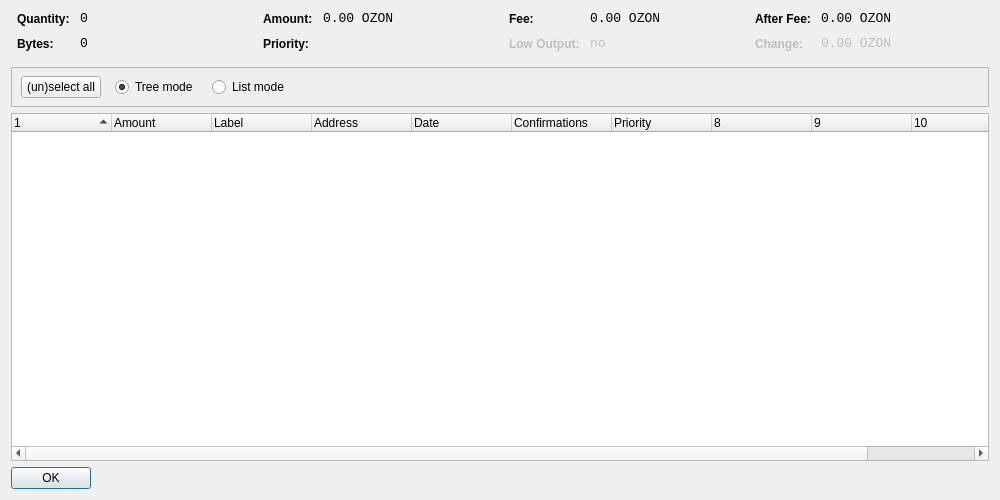
<?xml version="1.0" encoding="UTF-8"?>
<ui version="4.0">
 <class>CoinControlDialog</class>
 <widget class="QDialog" name="CoinControlDialog">
  <property name="geometry">
   <rect>
    <x>0</x>
    <y>0</y>
    <width>1000</width>
    <height>500</height>
   </rect>
  </property>
  <property name="windowTitle">
   <string>Coin Control</string>
  </property>
  <layout class="QVBoxLayout" name="verticalLayout">
   <item>
    <layout class="QHBoxLayout" name="horizontalLayoutTop" stretch="0,0,0,0">
     <property name="topMargin">
      <number>0</number>
     </property>
     <property name="bottomMargin">
      <number>10</number>
     </property>
     <item>
      <layout class="QFormLayout" name="formLayoutCoinControl1">
       <property name="horizontalSpacing">
        <number>10</number>
       </property>
       <property name="verticalSpacing">
        <number>10</number>
       </property>
       <property name="leftMargin">
        <number>6</number>
       </property>
       <property name="rightMargin">
        <number>6</number>
       </property>
       <item row="0" column="0">
        <widget class="QLabel" name="labelCoinControlQuantityText">
         <property name="styleSheet">
          <string notr="true">font-weight:bold;</string>
         </property>
         <property name="text">
          <string>Quantity:</string>
         </property>
        </widget>
       </item>
       <item row="0" column="1">
        <widget class="QLabel" name="labelCoinControlQuantity">
         <property name="font">
          <font>
           <family>Monospace</family>
           <pointsize>10</pointsize>
          </font>
         </property>
         <property name="cursor">
          <cursorShape>IBeamCursor</cursorShape>
         </property>
         <property name="contextMenuPolicy">
          <enum>Qt::ActionsContextMenu</enum>
         </property>
         <property name="text">
          <string notr="true">0</string>
         </property>
         <property name="textInteractionFlags">
          <set>Qt::LinksAccessibleByMouse|Qt::TextSelectableByKeyboard|Qt::TextSelectableByMouse</set>
         </property>
        </widget>
       </item>
       <item row="1" column="0">
        <widget class="QLabel" name="labelCoinControlBytesText">
         <property name="styleSheet">
          <string notr="true">font-weight:bold;</string>
         </property>
         <property name="text">
          <string>Bytes:</string>
         </property>
        </widget>
       </item>
       <item row="1" column="1">
        <widget class="QLabel" name="labelCoinControlBytes">
         <property name="font">
          <font>
           <family>Monospace</family>
           <pointsize>10</pointsize>
          </font>
         </property>
         <property name="cursor">
          <cursorShape>IBeamCursor</cursorShape>
         </property>
         <property name="contextMenuPolicy">
          <enum>Qt::ActionsContextMenu</enum>
         </property>
         <property name="text">
          <string notr="true">0</string>
         </property>
         <property name="textInteractionFlags">
          <set>Qt::LinksAccessibleByMouse|Qt::TextSelectableByKeyboard|Qt::TextSelectableByMouse</set>
         </property>
        </widget>
       </item>
      </layout>
     </item>
     <item>
      <layout class="QFormLayout" name="formLayoutCoinControl2">
       <property name="horizontalSpacing">
        <number>10</number>
       </property>
       <property name="verticalSpacing">
        <number>10</number>
       </property>
       <property name="leftMargin">
        <number>6</number>
       </property>
       <property name="rightMargin">
        <number>6</number>
       </property>
       <item row="0" column="0">
        <widget class="QLabel" name="labelCoinControlAmountText">
         <property name="styleSheet">
          <string notr="true">font-weight:bold;</string>
         </property>
         <property name="text">
          <string>Amount:</string>
         </property>
        </widget>
       </item>
       <item row="0" column="1">
        <widget class="QLabel" name="labelCoinControlAmount">
         <property name="font">
          <font>
           <family>Monospace</family>
           <pointsize>10</pointsize>
          </font>
         </property>
         <property name="cursor">
          <cursorShape>IBeamCursor</cursorShape>
         </property>
         <property name="contextMenuPolicy">
          <enum>Qt::ActionsContextMenu</enum>
         </property>
         <property name="text">
          <string notr="true">0.00 OZON</string>
         </property>
         <property name="textInteractionFlags">
          <set>Qt::LinksAccessibleByMouse|Qt::TextSelectableByKeyboard|Qt::TextSelectableByMouse</set>
         </property>
        </widget>
       </item>
       <item row="1" column="0">
        <widget class="QLabel" name="labelCoinControlPriorityText">
         <property name="styleSheet">
          <string notr="true">font-weight:bold;</string>
         </property>
         <property name="text">
          <string>Priority:</string>
         </property>
        </widget>
       </item>
       <item row="1" column="1">
        <widget class="QLabel" name="labelCoinControlPriority">
         <property name="font">
          <font>
           <family>Monospace</family>
           <pointsize>10</pointsize>
          </font>
         </property>
         <property name="cursor">
          <cursorShape>IBeamCursor</cursorShape>
         </property>
         <property name="contextMenuPolicy">
          <enum>Qt::ActionsContextMenu</enum>
         </property>
         <property name="text">
          <string/>
         </property>
         <property name="textInteractionFlags">
          <set>Qt::LinksAccessibleByMouse|Qt::TextSelectableByKeyboard|Qt::TextSelectableByMouse</set>
         </property>
        </widget>
       </item>
      </layout>
     </item>
     <item>
      <layout class="QFormLayout" name="formLayoutCoinControl3">
       <property name="horizontalSpacing">
        <number>10</number>
       </property>
       <property name="verticalSpacing">
        <number>10</number>
       </property>
       <property name="leftMargin">
        <number>6</number>
       </property>
       <property name="rightMargin">
        <number>6</number>
       </property>
       <item row="0" column="0">
        <widget class="QLabel" name="labelCoinControlFeeText">
         <property name="styleSheet">
          <string notr="true">font-weight:bold;</string>
         </property>
         <property name="text">
          <string>Fee:</string>
         </property>
        </widget>
       </item>
       <item row="0" column="1">
        <widget class="QLabel" name="labelCoinControlFee">
         <property name="font">
          <font>
           <family>Monospace</family>
           <pointsize>10</pointsize>
          </font>
         </property>
         <property name="cursor">
          <cursorShape>IBeamCursor</cursorShape>
         </property>
         <property name="contextMenuPolicy">
          <enum>Qt::ActionsContextMenu</enum>
         </property>
         <property name="text">
          <string notr="true">0.00 OZON</string>
         </property>
         <property name="textInteractionFlags">
          <set>Qt::LinksAccessibleByMouse|Qt::TextSelectableByKeyboard|Qt::TextSelectableByMouse</set>
         </property>
        </widget>
       </item>
       <item row="1" column="0">
        <widget class="QLabel" name="labelCoinControlLowOutputText">
         <property name="enabled">
          <bool>false</bool>
         </property>
         <property name="styleSheet">
          <string notr="true">font-weight:bold;</string>
         </property>
         <property name="text">
          <string>Low Output:</string>
         </property>
        </widget>
       </item>
       <item row="1" column="1">
        <widget class="QLabel" name="labelCoinControlLowOutput">
         <property name="enabled">
          <bool>false</bool>
         </property>
         <property name="font">
          <font>
           <family>Monospace</family>
           <pointsize>10</pointsize>
          </font>
         </property>
         <property name="cursor">
          <cursorShape>IBeamCursor</cursorShape>
         </property>
         <property name="contextMenuPolicy">
          <enum>Qt::ActionsContextMenu</enum>
         </property>
         <property name="text">
          <string notr="true">no</string>
         </property>
         <property name="textInteractionFlags">
          <set>Qt::LinksAccessibleByMouse|Qt::TextSelectableByKeyboard|Qt::TextSelectableByMouse</set>
         </property>
        </widget>
       </item>
      </layout>
     </item>
     <item>
      <layout class="QFormLayout" name="formLayoutCoinControl4">
       <property name="horizontalSpacing">
        <number>10</number>
       </property>
       <property name="verticalSpacing">
        <number>10</number>
       </property>
       <property name="leftMargin">
        <number>6</number>
       </property>
       <property name="rightMargin">
        <number>6</number>
       </property>
       <item row="0" column="0">
        <widget class="QLabel" name="labelCoinControlAfterFeeText">
         <property name="styleSheet">
          <string notr="true">font-weight:bold;</string>
         </property>
         <property name="text">
          <string>After Fee:</string>
         </property>
        </widget>
       </item>
       <item row="0" column="1">
        <widget class="QLabel" name="labelCoinControlAfterFee">
         <property name="font">
          <font>
           <family>Monospace</family>
           <pointsize>10</pointsize>
          </font>
         </property>
         <property name="cursor">
          <cursorShape>IBeamCursor</cursorShape>
         </property>
         <property name="contextMenuPolicy">
          <enum>Qt::ActionsContextMenu</enum>
         </property>
         <property name="text">
          <string notr="true">0.00 OZON</string>
         </property>
         <property name="textInteractionFlags">
          <set>Qt::LinksAccessibleByMouse|Qt::TextSelectableByKeyboard|Qt::TextSelectableByMouse</set>
         </property>
        </widget>
       </item>
       <item row="1" column="0">
        <widget class="QLabel" name="labelCoinControlChangeText">
         <property name="enabled">
          <bool>false</bool>
         </property>
         <property name="styleSheet">
          <string notr="true">font-weight:bold;</string>
         </property>
         <property name="text">
          <string>Change:</string>
         </property>
        </widget>
       </item>
       <item row="1" column="1">
        <widget class="QLabel" name="labelCoinControlChange">
         <property name="enabled">
          <bool>false</bool>
         </property>
         <property name="font">
          <font>
           <family>Monospace</family>
           <pointsize>10</pointsize>
          </font>
         </property>
         <property name="cursor">
          <cursorShape>IBeamCursor</cursorShape>
         </property>
         <property name="contextMenuPolicy">
          <enum>Qt::ActionsContextMenu</enum>
         </property>
         <property name="text">
          <string notr="true">0.00 OZON</string>
         </property>
         <property name="textInteractionFlags">
          <set>Qt::LinksAccessibleByMouse|Qt::TextSelectableByKeyboard|Qt::TextSelectableByMouse</set>
         </property>
        </widget>
       </item>
      </layout>
     </item>
    </layout>
   </item>
   <item>
    <widget class="QFrame" name="frame">
     <property name="minimumSize">
      <size>
       <width>0</width>
       <height>40</height>
      </size>
     </property>
     <property name="frameShape">
      <enum>QFrame::StyledPanel</enum>
     </property>
     <property name="frameShadow">
      <enum>QFrame::Sunken</enum>
     </property>
     <widget class="QWidget" name="horizontalLayoutWidget">
      <property name="geometry">
       <rect>
        <x>10</x>
        <y>0</y>
        <width>781</width>
        <height>41</height>
       </rect>
      </property>
      <layout class="QHBoxLayout" name="horizontalLayoutPanel" stretch="0,0,0,0,0">
       <property name="spacing">
        <number>14</number>
       </property>
       <item>
        <widget class="QPushButton" name="pushButtonSelectAll">
         <property name="sizePolicy">
          <sizepolicy hsizetype="Maximum" vsizetype="Fixed">
           <horstretch>0</horstretch>
           <verstretch>0</verstretch>
          </sizepolicy>
         </property>
         <property name="text">
          <string>(un)select all</string>
         </property>
        </widget>
       </item>
       <item>
        <widget class="QRadioButton" name="radioTreeMode">
         <property name="sizePolicy">
          <sizepolicy hsizetype="Maximum" vsizetype="Fixed">
           <horstretch>0</horstretch>
           <verstretch>0</verstretch>
          </sizepolicy>
         </property>
         <property name="text">
          <string>Tree mode</string>
         </property>
         <property name="checked">
          <bool>true</bool>
         </property>
        </widget>
       </item>
       <item>
        <widget class="QRadioButton" name="radioListMode">
         <property name="sizePolicy">
          <sizepolicy hsizetype="Maximum" vsizetype="Fixed">
           <horstretch>0</horstretch>
           <verstretch>0</verstretch>
          </sizepolicy>
         </property>
         <property name="text">
          <string>List mode</string>
         </property>
        </widget>
       </item>
       <item>
        <spacer name="horizontalSpacer">
         <property name="orientation">
          <enum>Qt::Horizontal</enum>
         </property>
         <property name="sizeHint" stdset="0">
          <size>
           <width>40</width>
           <height>20</height>
          </size>
         </property>
        </spacer>
       </item>
      </layout>
     </widget>
    </widget>
   </item>
   <item>
    <widget class="CoinControlTreeWidget" name="treeWidget">
     <property name="contextMenuPolicy">
      <enum>Qt::CustomContextMenu</enum>
     </property>
     <property name="sortingEnabled">
      <bool>false</bool>
     </property>
     <property name="columnCount">
      <number>11</number>
     </property>
     <attribute name="headerShowSortIndicator" stdset="0">
      <bool>true</bool>
     </attribute>
     <attribute name="headerStretchLastSection">
      <bool>false</bool>
     </attribute>
     <column>
      <property name="text">
       <string/>
      </property>
     </column>
     <column>
      <property name="text">
       <string>Amount</string>
      </property>
     </column>
     <column>
      <property name="text">
       <string>Label</string>
      </property>
     </column>
     <column>
      <property name="text">
       <string>Address</string>
      </property>
     </column>
     <column>
      <property name="text">
       <string>Date</string>
      </property>
     </column>
     <column>
      <property name="text">
       <string>Confirmations</string>
      </property>
      <property name="toolTip">
       <string>Confirmed</string>
      </property>
     </column>
     <column>
      <property name="text">
       <string>Priority</string>
      </property>
     </column>
     <column>
      <property name="text">
       <string/>
      </property>
     </column>
     <column>
      <property name="text">
       <string/>
      </property>
     </column>
     <column>
      <property name="text">
       <string/>
      </property>
     </column>
     <column>
      <property name="text">
       <string/>
      </property>
     </column>
    </widget>
   </item>
   <item>
    <widget class="QDialogButtonBox" name="buttonBox">
     <property name="sizePolicy">
      <sizepolicy hsizetype="Maximum" vsizetype="Fixed">
       <horstretch>0</horstretch>
       <verstretch>0</verstretch>
      </sizepolicy>
     </property>
     <property name="orientation">
      <enum>Qt::Horizontal</enum>
     </property>
     <property name="standardButtons">
      <set>QDialogButtonBox::Ok</set>
     </property>
    </widget>
   </item>
  </layout>
 </widget>
 <customwidgets>
  <customwidget>
   <class>CoinControlTreeWidget</class>
   <extends>QTreeWidget</extends>
   <header>coincontroltreewidget.h</header>
  </customwidget>
 </customwidgets>
 <resources/>
 <connections/>
</ui>
